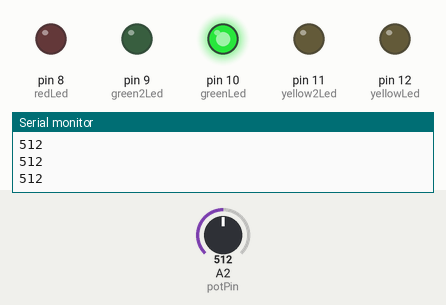
Bench run of a sketch on a simulated Arduino Uno, built with avr-gcc and run on an emulated ATmega328P. On the bench: output pins drawn as LEDs (lit = HIGH), the last lines printed to the serial monitor. Inputs (shaded band) come from the test bench; at power-on: A2 (potPin) = 512.

Above: at 1.2 s.
1.3 s: A2 (potPin) set to 427
2.8 s: A2 (potPin) set to 400
At 3.3 s:
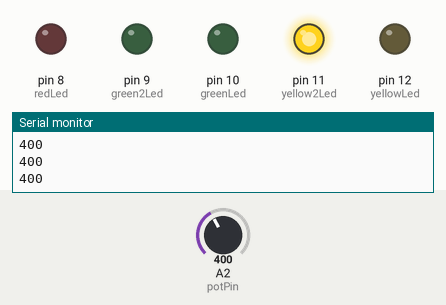
4.3 s: A2 (potPin) set to 217
5.8 s: A2 (potPin) set to 196
At 6.7 s:
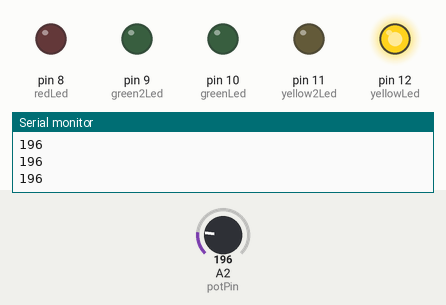
7.3 s: A2 (potPin) set to 626
At 7.8 s:
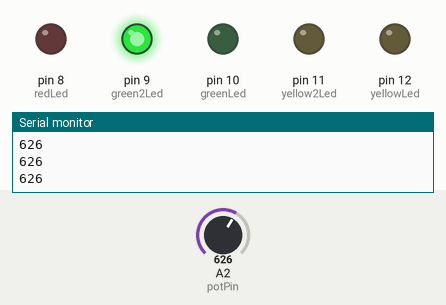
8.8 s: A2 (potPin) set to 597
At 10.3 s:
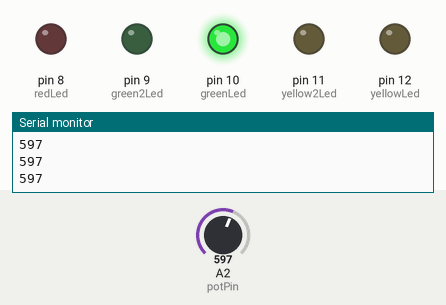
Timing chart, 0 to 11.3 s (numbered marks = the images above; inputs shaded):
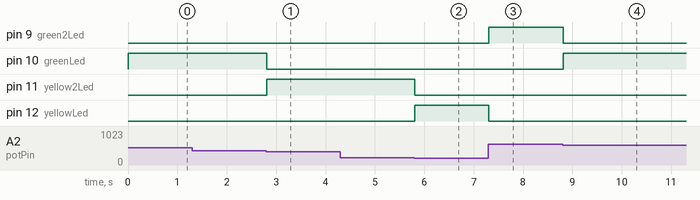

The sketch:

SS7_Order_Light.ino
```cpp
int potPin = 2;
int potVal = 0;
int yellowLed = 12;
int green2Led = 9;
int greenLed = 10;
int yellow2Led = 11;
int redLed = 8;

void setup() {

  Serial.begin(9600);

  pinMode(potPin, INPUT);

  pinMode(yellowLed, OUTPUT);
  pinMode(yellow2Led, OUTPUT);
  pinMode(greenLed, OUTPUT);
  pinMode(green2Led, OUTPUT);
  pinMode(redLed, OUTPUT);
}

void loop() {
  potVal = analogRead(potPin);
  Serial.println(potVal);

  if(potVal > 0 && potVal < 205)
  {
    digitalWrite(yellowLed, HIGH);
    digitalWrite(yellow2Led, LOW);
    digitalWrite(greenLed, LOW);
    digitalWrite(green2Led, LOW);
    digitalWrite(redLed, LOW);

  }
  //Turn on the yellow led if the value is between 205 and 410
  if(potVal > 205 && potVal < 410)
  {
    digitalWrite(yellowLed, LOW);
    digitalWrite(yellow2Led, HIGH);
    digitalWrite(greenLed, LOW);
    digitalWrite(green2Led, LOW);
    digitalWrite(redLed, LOW);

  }

  if(potVal > 410 && potVal < 616)
  {
    digitalWrite(yellowLed, LOW);
    digitalWrite(yellow2Led, LOW);
    digitalWrite(greenLed, HIGH);
    digitalWrite(green2Led, LOW);
    digitalWrite(redLed, LOW);

  }

  if(potVal > 616 && potVal < 822)
  {
    digitalWrite(yellowLed, LOW);
    digitalWrite(yellow2Led, LOW);
    digitalWrite(greenLed, LOW);
    digitalWrite(green2Led, HIGH);
    digitalWrite(redLed, LOW);

  }

  if(potVal > 822 && potVal < 1028)
  {
    digitalWrite(yellowLed, LOW);
    digitalWrite(yellow2Led, LOW);
    digitalWrite(greenLed, LOW);
    digitalWrite(green2Led, LOW);
    digitalWrite(redLed, HIGH);


  }
}
```

Measured:
- the behaviour switches between 410 and 409 on A2 (potPin) (found by bisection; images 0 and 1)
- the behaviour switches between 205 and 204 on A2 (potPin) (found by bisection; images 1 and 2)
- the behaviour switches between 616 and 615 on A2 (potPin) (found by bisection; images 3 and 4)
- after the input at 2.8 s, pin 10 (greenLed): HIGH → LOW at once; pin 11 (yellow2Led): LOW → HIGH at once
- after the input at 5.8 s, pin 11 (yellow2Led): HIGH → LOW at once; pin 12 (yellowLed): LOW → HIGH at once
- after the input at 7.3 s, pin 9 (green2Led): LOW → HIGH at once; pin 12 (yellowLed): HIGH → LOW at once
- after the input at 8.8 s, pin 9 (green2Led): HIGH → LOW at once; pin 10 (greenLed): LOW → HIGH at once
